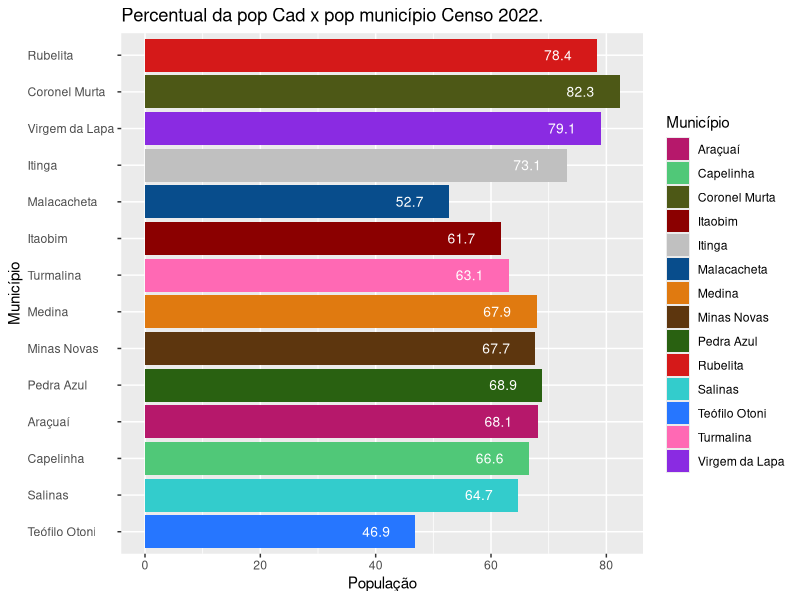
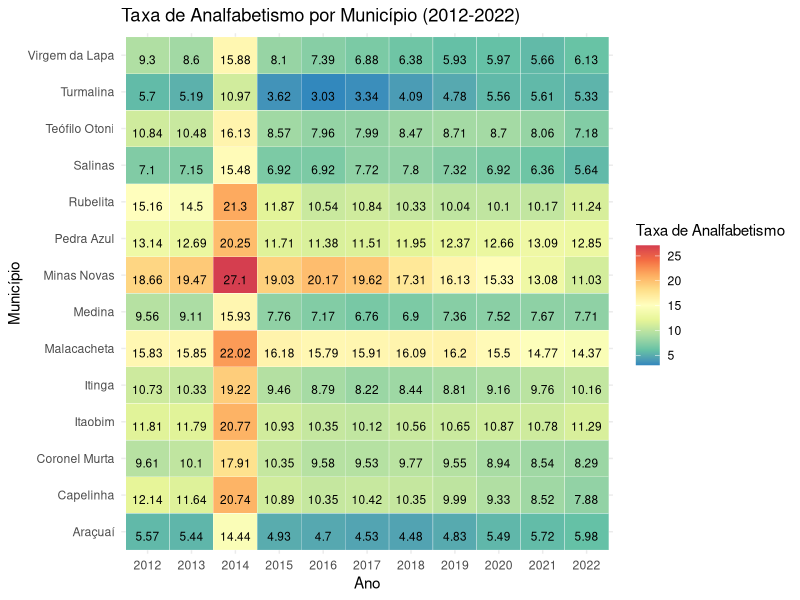
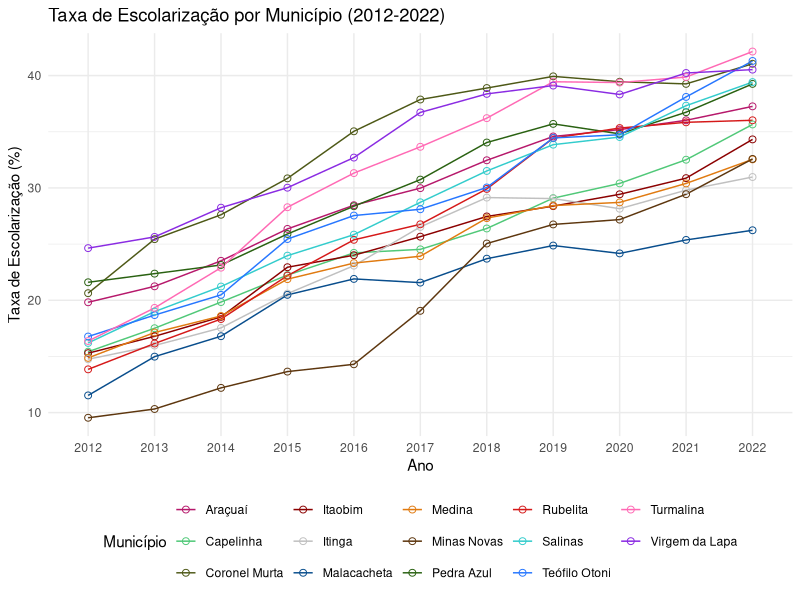
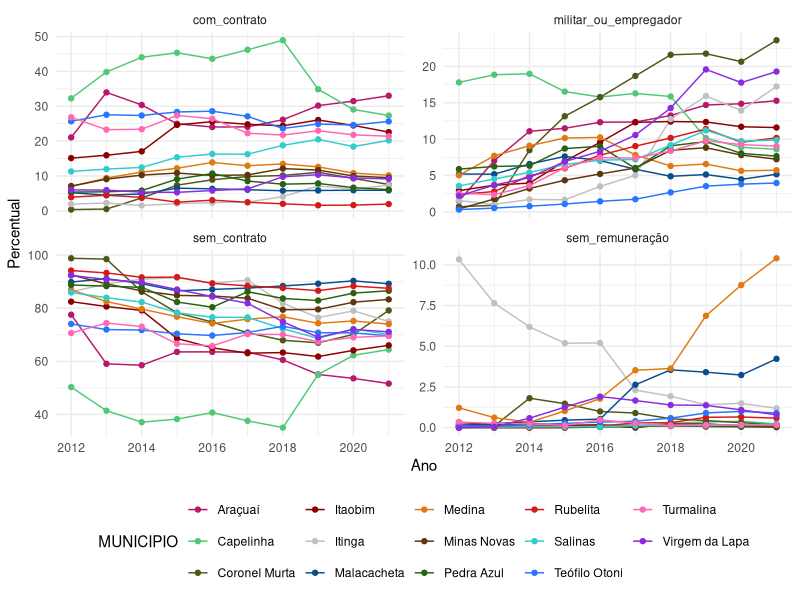
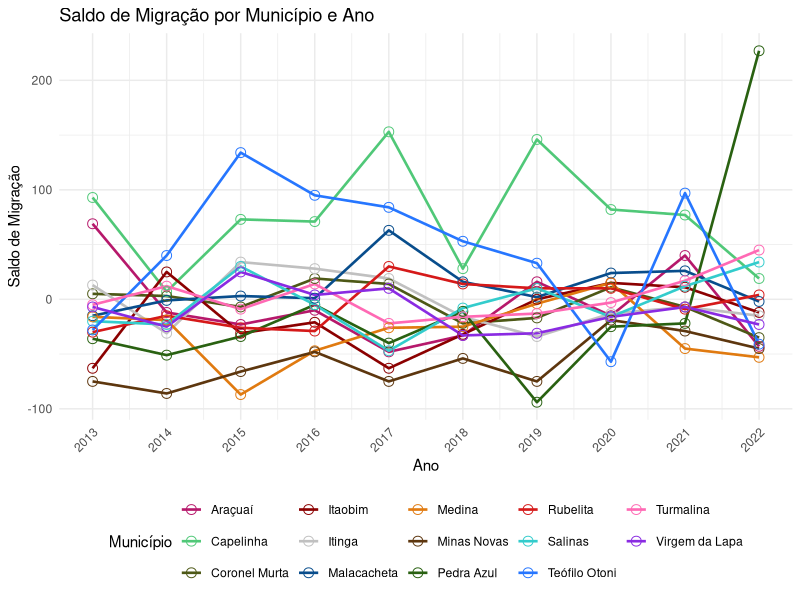
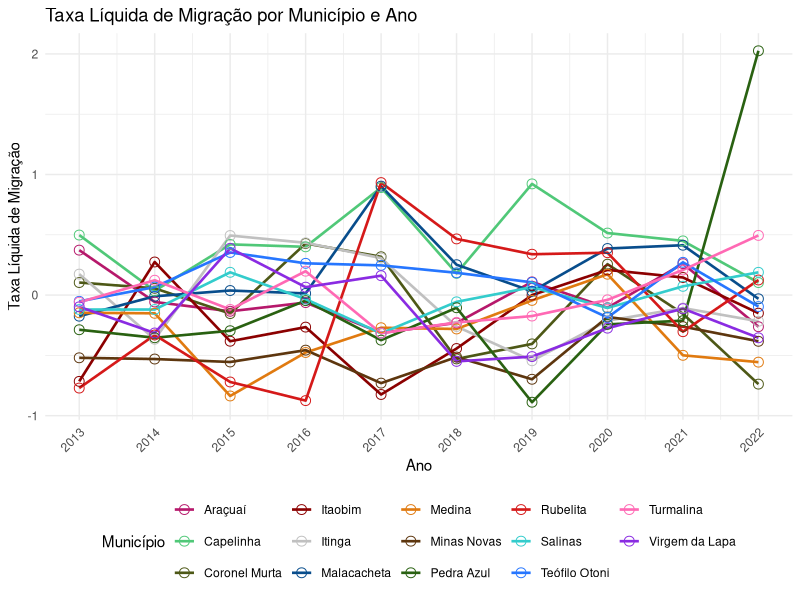

Reproduce these figures in R, in order.
## ---- chunk 1
knitr::opts_chunk$set(echo = FALSE)
Sys.setlocale("LC_ALL", "en_US.UTF-8")

## ---- chunk 2
# Criar os vetores com os dados
cidades <- c("Araçuaí", "Capelinha", "Coronel Murta", "Itaobim", "Itinga", "Malacacheta", "Medina", "Minas Novas", "Pedra Azul", "Rubelita", "Salinas", "Teófilo Otoni", "Turmalina", "Virgem da Lapa")
censo_2022 <- c(34297, 39626, 8200, 19151, 13745, 17516, 20156, 24405, 24410, 5679, 40178, 137418, 20000, 11804)
percent_pop <- c(68.1, 66.6, 82.3, 61.7, 73.1, 52.7, 67.9, 67.7, 68.9, 78.4, 64.7, 46.9, 63.1, 79.1)
ibge <- c(3103405, 3112307, 3119500, 3133303, 3134004, 3139201, 3141405, 3141801, 3148707, 3156502, 3157005, 3168606, NA, 3171600)

# Criar o dataframe
df <- data.frame(CENSO_2022 = censo_2022, `%_POP_Cad_x_municipio_Censo_2022` = percent_pop, Município = cidades, IBGE = ibge)

## ---- chunk 3
library(ggplot2)

# Configuração de cores personalizadas
custom_colors <- c("#b6186b", "#50c878", "#4d5816", "#8b0000", "#c0c0c0", 
                   "#084d8c", "#e07a10", "#5d360e", "#296111", "#d51919", 
                   "#33cccc", "#2676ff", "#FF69B4", "#8A2BE2")


# Criar o gráfico de barras horizontal com cores personalizadas para o preenchimento e valores dentro das barras
ggplot(df, aes(x = df$X._POP_Cad_x_municipio_Censo_2022, y = reorder(Município, -CENSO_2022), fill = Município)) +
  geom_col() + # Usar geom_col() para gráfico de barras horizontal
  geom_text(aes(label = df$X._POP_Cad_x_municipio_Censo_2022), hjust = 1.9, size = 3.5, color = "white") + # Adiciona os valores dentro das barras
  scale_fill_manual(values = custom_colors) +
  labs(title = "Percentual da pop Cad x pop município Censo 2022.",
       x = "População",
       y = "Município",
       fill = "Município") +
  theme(axis.text.y = element_text(hjust = 0)) # Ajustar a posição dos rótulos do eixo y

## ---- chunk 4
# Importando os dados
df_analfabetismo <- data.frame(
  IBGE = c(3103405, 3112307, 3119500, 3133303, 3134004, 3139201, 3141405, 3141801, 3148707, 3156502, 3157005, 3168606, 3169703, 3171600),
  MUNICIPIO = c("Araçuaí", "Capelinha", "Coronel Murta", "Itaobim", "Itinga", "Malacacheta", "Medina", "Minas Novas", "Pedra Azul", "Rubelita", "Salinas", "Teófilo Otoni", "Turmalina", "Virgem da Lapa"),
  `2012` = c(5.57, 12.14, 9.61, 11.81, 10.73, 15.83, 9.56, 18.66, 13.14, 15.16, 7.10, 10.84, 5.70, 9.30),
  `2013` = c(5.44, 11.64, 10.10, 11.79, 10.33, 15.85, 9.11, 19.47, 12.69, 14.50, 7.15, 10.48, 5.19, 8.60),
  `2014` = c(14.44, 20.74, 17.91, 20.77, 19.22, 22.02, 15.93, 27.10, 20.25, 21.30, 15.48, 16.13, 10.97, 15.88),
  `2015` = c(4.93, 10.89, 10.35, 10.93, 9.46, 16.18, 7.76, 19.03, 11.71, 11.87, 6.92, 8.57, 3.62, 8.10),
  `2016` = c(4.70, 10.35, 9.58, 10.35, 8.79, 15.79, 7.17, 20.17, 11.38, 10.54, 6.92, 7.96, 3.03, 7.39),
  `2017` = c(4.53, 10.42, 9.53, 10.12, 8.22, 15.91, 6.76, 19.62, 11.51, 10.84, 7.72, 7.99, 3.34, 6.88),
  `2018` = c(4.48, 10.35, 9.77, 10.56, 8.44, 16.09, 6.90, 17.31, 11.95, 10.33, 7.80, 8.47, 4.09, 6.38),
  `2019` = c(4.83, 9.99, 9.55, 10.65, 8.81, 16.20, 7.36, 16.13, 12.37, 10.04, 7.32, 8.71, 4.78, 5.93),
  `2020` = c(5.49, 9.33, 8.94, 10.87, 9.16, 15.50, 7.52, 15.33, 12.66, 10.10, 6.92, 8.70, 5.56, 5.97),
  `2021` = c(5.72, 8.52, 8.54, 10.78, 9.76, 14.77, 7.67, 13.08, 13.09, 10.17, 6.36, 8.06, 5.61, 5.66),
  `2022` = c(5.98, 7.88, 8.29, 11.29, 10.16, 14.37, 7.71, 11.03, 12.85, 11.24, 5.64, 7.18, 5.33, 6.13)
)



## ---- chunk 5
# Carregando os pacotes necessários
library(tidyverse)
library(reshape2)
library(RColorBrewer)

# Transformando o dataframe para o formato longo
df_long <- melt(df_analfabetismo, id.vars = c("IBGE", "MUNICIPIO"), variable.name = "Ano", value.name = "TaxaAnalfabetismo")

# Ajustando os nomes dos anos 
df_long$Ano <- gsub("X", "", df_long$Ano)

# Escolhendo uma paleta de cores
color_palette <- rev(brewer.pal(name = "Spectral", n = 9))

# Criando o mapa de calor
ggplot(df_long, aes(x = Ano, y = MUNICIPIO, fill = TaxaAnalfabetismo)) +
  geom_tile(color = "white") +
  geom_text(aes(label = round(TaxaAnalfabetismo, 2)), vjust = 1, size=3) +
  scale_fill_gradientn(colors = color_palette) +
  theme_minimal() +
  labs(title = "Taxa de Analfabetismo por Município (2012-2022)", x = "Ano", y = "Município", fill = "Taxa de Analfabetismo")


## ---- chunk 6
# Criando o dataframe
tx_escolaricao <- data.frame(
  IBGE = c(3103405, 3112307, 3119500, 3133303, 3134004, 3139201, 3141405, 3141801, 3148707, 3156502, 3157005, 3168606, 3169703, 3171600),
  MUNICIPIO = c("Araçuaí", "Capelinha", "Coronel Murta", "Itaobim", "Itinga", "Malacacheta", "Medina", "Minas Novas", "Pedra Azul", "Rubelita", "Salinas", "Teófilo Otoni", "Turmalina", "Virgem da Lapa"),
  `2012` = c(19.82, 15.42, 20.63, 15.29, 14.75, 11.53, 14.87, 9.54, 21.60, 13.85, 16.20, 16.77, 16.37, 24.64),
  `2013` = c(21.24, 17.51, 25.44, 16.79, 15.97, 14.98, 17.13, 10.32, 22.37, 16.15, 18.99, 18.68, 19.32, 25.64),
  `2014` = c(23.51, 19.84, 27.61, 18.52, 17.54, 16.80, 18.60, 12.20, 23.14, 18.33, 21.22, 20.48, 22.90, 28.24),
  `2015` = c(26.35, 22.24, 30.85, 22.94, 20.59, 20.48, 21.88, 13.65, 25.90, 22.19, 23.97, 25.45, 28.28, 30.02),
  `2016` = c(28.46, 24.22, 35.04, 24.01, 23.08, 21.90, 23.31, 14.30, 28.37, 25.38, 25.84, 27.54, 31.32, 32.70),
  `2017` = c(29.98, 24.53, 37.87, 25.66, 26.53, 21.57, 23.92, 19.06, 30.74, 26.76, 28.72, 28.10, 33.66, 36.72),
  `2018` = c(32.46, 26.39, 38.89, 27.46, 29.14, 23.70, 27.31, 25.05, 34.04, 29.91, 31.51, 30.04, 36.21, 38.37),
  `2019` = c(34.58, 29.09, 39.93, 28.38, 29.05, 24.87, 28.43, 26.75, 35.70, 34.43, 33.85, 34.45, 39.45, 39.11),
  `2020` = c(35.19, 30.40, 39.45, 29.43, 28.15, 24.17, 28.71, 27.18, 34.81, 35.33, 34.53, 34.73, 39.38, 38.32),
  `2021` = c(36.02, 32.51, 39.26, 30.87, 29.80, 25.37, 30.40, 29.44, 36.74, 35.84, 37.32, 38.10, 39.87, 40.23),
  `2022` = c(37.26, 35.65, 41.05, 34.32, 30.97, 26.23, 32.54, 32.58, 39.26, 36.02, 39.42, 41.30, 42.14, 40.53)
)

## ---- chunk 7
# Carregando os pacotes necessários
library(tidyverse)


# Configuração de cores personalizadas
custom_colors <- c("#b6186b", "#50c878", "#4d5816", "#8b0000", "#c0c0c0", 
                   "#084d8c", "#e07a10", "#5d360e", "#296111", "#d51919", 
                   "#33cccc", "#2676ff", "#FF69B4", "#8A2BE2")

# Transformando o dataframe para o formato longo
df_long <- melt(tx_escolaricao, id.vars = c("IBGE", "MUNICIPIO"), variable.name = "Ano", value.name = "TaxaEscolarizacao")

# Ajustando os nomes dos anos 
df_long$Ano <- gsub("X", "", df_long$Ano)

# Definindo as cores manualmente
custom_colors <- c("#b6186b", "#50c878", "#4d5816", "#8b0000", "#c0c0c0", "#084d8c", "#e07a10", "#5d360e", "#296111", "#d51919", "#33cccc", "#2676ff", "#FF69B4", "#8A2BE2")


# Criando o gráfico de linhas
ggplot(df_long, aes(x = Ano, y = TaxaEscolarizacao, group = MUNICIPIO, color = MUNICIPIO)) +
  geom_line() +
  scale_color_manual(values = custom_colors) +
  geom_point(size = 2, shape = 21) +
  theme_minimal() +
  labs(title = "Taxa de Escolarização por Município (2012-2022)", x = "Ano", y = "Taxa de Escolarização (%)", color = "Município") +
  theme(legend.position = "bottom")



## ---- chunk 8
# Carregando o pacote ggplot2
library(tidyverse)
library(readxl)
pop_idade_ativa <- read_excel("pop_idade_ativa.xlsx")

pop_idade_ativa_long <- pop_idade_ativa %>%
  gather(key = "Tipo_Trabalho", value = "Percentual", sem_contrato, com_contrato, militar_ou_empregador, sem_remuneração)

# Configuração de cores personalizadas
custom_colors <- c("#b6186b", "#50c878", "#4d5816", "#8b0000", "#c0c0c0", 
                   "#084d8c", "#e07a10", "#5d360e", "#296111", "#d51919", 
                   "#33cccc", "#2676ff", "#FF69B4", "#8A2BE2")

# Criando o painel de gráficos
ggplot(pop_idade_ativa_long, aes(x = ano, y = Percentual, group = MUNICIPIO, colour = MUNICIPIO)) +
  scale_color_manual(values = custom_colors)+
  geom_point(size = 1, shape = 21) +
  geom_line() +
  geom_point() +
  theme_minimal() +
  labs(y = "Percentual", x = "Ano") +
  facet_wrap(~Tipo_Trabalho, scales = "free_y") +
  theme(legend.position = "bottom")

## ---- chunk 9
# Carregando os pacotes necessários
library(ggplot2)
library(dplyr)
library(readxl)
saldo_migratorio <- read_excel("saldo_migratorio.xlsx", 
    sheet = "Planilha2")

# Configuração de cores personalizadas para positivo e negativo
custom_colors_pos_neg <- c("positivo" = "#538017", "negativo" = "#802f17")

# Adicionando uma nova coluna para indicar se o saldo migratório é positivo ou negativo
saldo_migratorio <- saldo_migratorio %>%
  mutate(SaldoTipo = ifelse(SM >= 0, "positivo", "negativo"))

## ---- chunk 10
# Carregando os pacotes necessários
library(ggplot2)

# Configuração de cores personalizadas
custom_colors <- c("#b6186b", "#50c878", "#4d5816", "#8b0000", "#c0c0c0", 
                   "#084d8c", "#e07a10", "#5d360e", "#296111", "#d51919", 
                   "#33cccc", "#2676ff", "#FF69B4", "#8A2BE2")

# Definindo os anos manualmente para o eixo x
anos <- c(2012, 2013, 2014, 2015, 2016, 2017, 2018, 2019, 2020, 2021, 2022)

# Criando o gráfico de linhas para a taxa líquida de migração com melhor distinção
 ggplot(saldo_migratorio, aes(x = ano, y = SM, group = Município, colour = Município)) +
  geom_line(size = 0.9) +  # Aumentando a espessura das linhas
  geom_point(size = 3, shape = 21) +  # Adicionando marcadores com bordas
  scale_color_manual(values = custom_colors) +  # Utilizando cores personalizadas
  scale_x_continuous(breaks = anos) +  # Definindo os anos manualmente
  theme_minimal() +
  labs(title = "Saldo de Migração por Município e Ano",
       y = "Saldo de Migração",
       x = "Ano") +
  theme(legend.position = "bottom",
        axis.text.x = element_text(angle = 45, hjust = 1)) 



## ---- chunk 11
# Carregando os pacotes necessários
library(ggplot2)

# Configuração de cores personalizadas
custom_colors <- c("#b6186b", "#50c878", "#4d5816", "#8b0000", "#c0c0c0", 
                   "#084d8c", "#e07a10", "#5d360e", "#296111", "#d51919", 
                   "#33cccc", "#2676ff", "#FF69B4", "#8A2BE2")

# Definindo os anos manualmente para o eixo x
anos <- c(2012, 2013, 2014, 2015, 2016, 2017, 2018, 2019, 2020, 2021, 2022)

# Criando o gráfico de linhas para a taxa líquida de migração com melhor distinção
 ggplot(saldo_migratorio, aes(x = ano, y = TLM, group = Município, colour = Município)) +
  geom_line(size = 0.9) +  # Aumentando a espessura das linhas
  geom_point(size = 3, shape = 21) +  # Adicionando marcadores com bordas
  scale_color_manual(values = custom_colors) +  # Utilizando cores personalizadas
  scale_x_continuous(breaks = anos) +  # Definindo os anos manualmente
  theme_minimal() +
  labs(title = "Taxa Líquida de Migração por Município e Ano",
       y = "Taxa Líquida de Migração",
       x = "Ano") +
  theme(legend.position = "bottom",
        axis.text.x = element_text(angle = 45, hjust = 1)) 
